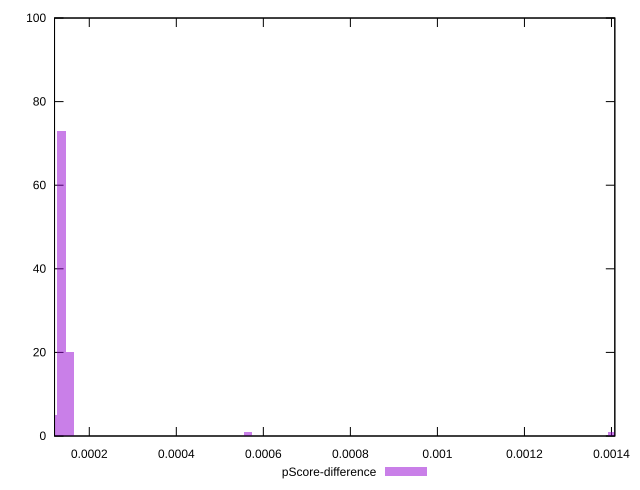

Generate this figure with gnuplot:
reset

$pScoreDifference <<EOF
0.0014011985260056652 1
0.000136227634472773 73
0.00015568872511174058 20
0.00011676654383380544 5
0.0005643716285300596 1
EOF

set key outside below
set boxwidth 0.000019461090638967573
set xrange [0.00012014205782978626:0.0014077051457959677]
set yrange [0:100]
set trange [0:100]
set style fill transparent solid 0.5 noborder
set terminal svg size 640, 490 enhanced background rgb 'white'
set output "reports/report_00033_2021-03-01T14-23-16.841Z/largest-contentful-paint/samples/astro-cached/pScore-difference/histogram.svg"

plot $pScoreDifference title "pScore-difference" with boxes

reset
